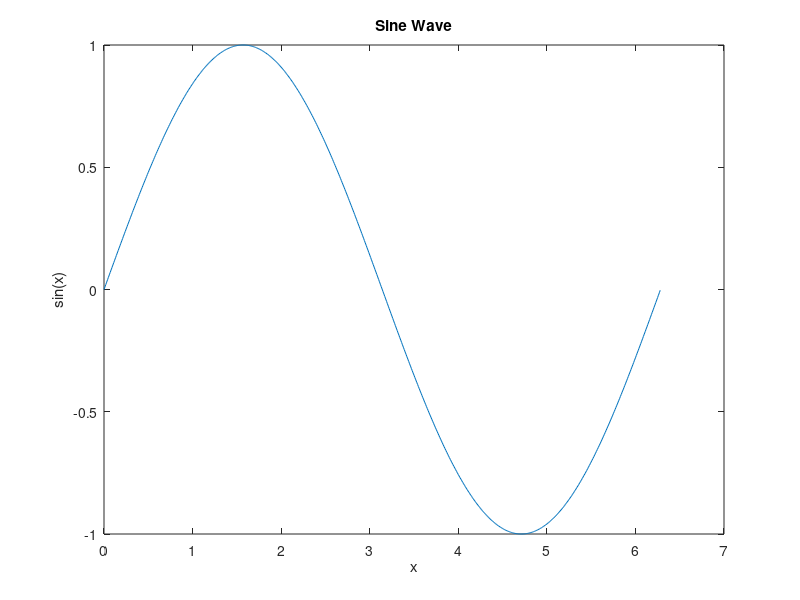

Write MATLAB code to recreate this figure. (Note: this script raises an error after producing the figure.)
% =========================================================
% MathTool Comprehensive Feature Test Script
% =========================================================
% This script is intended to test:
%
% 1. Variables
% 2. Arithmetic
% 3. Matrices
% 4. Transpose
% 5. Ranges
% 6. Functions
% 7. If / ElseIf / Else
% 8. While loops
% 9. For loops
% 10. Plotting
% 11. Workspace panel
% 12. Variable editor
% 13. REPL interaction
% 14. Debugger stepping
% 15. Breakpoints
% 16. Threaded execution
% 17. Autocomplete
% 18. Comments
% 19. Strings
% 20. Matrix operations
%
% Recommended:
% - Set breakpoints manually
% - Step through execution
% - Inspect workspace continuously
% =========================================================

% =========================================================
% SECTION 1 — Basic Arithmetic
% =========================================================

A = 5;
B = 3;

C = A + B;
D = A - B;
E = A * B;
F = A / B;
G = A ^ 2;

print("Basic arithmetic complete");


% =========================================================
% SECTION 2 — Unary Operators
% =========================================================

N1 = -5;
N2 = +10;

print("Unary operators complete");


% =========================================================
% SECTION 3 — Logical Expressions
% =========================================================

L1 = A > B;
L2 = A < B;
L3 = A == 5;
L4 = A ~= B;
L5 = (A > 1) && (B < 10);
L6 = (A < 1) || (B < 10);
L7 = ~(A < B);

print("Logical expressions complete");


% =========================================================
% SECTION 4 — Matrix Creation
% =========================================================

M1 = [1 2 3];
M2 = [1 -1; 2 2];
M3 = [1 2 3;
      4 5 6;
      7 8 9];

M4 = zeros(3);
M5 = ones(2);

print("Matrix creation complete");


% =========================================================
% SECTION 5 — Transpose
% =========================================================

T1 = M1';
T2 = M3';

print("Transpose complete");


% =========================================================
% SECTION 6 — Range Expressions
% =========================================================

R1 = 1:10;
R2 = 0:0.5:5;
R3 = -5:1:5;

print("Range expressions complete");


% =========================================================
% SECTION 7 — Matrix Arithmetic
% =========================================================

MX1 = [1 2;
       3 4];

MX2 = [5 6;
       7 8];

MX3 = MX1 + MX2;
MX4 = MX1 - MX2;
MX5 = MX1 * MX2;

print("Matrix arithmetic complete");


% =========================================================
% SECTION 8 — Element-wise Operations
% =========================================================

EV1 = [1 2 3];
EV2 = [4 5 6];

EV3 = EV1 .* EV2;
EV4 = EV2 ./ EV1;
EV5 = EV1 .^ 2;

print("Element-wise operations complete");


% =========================================================
% SECTION 9 — If / ElseIf / Else
% =========================================================

X = 15;

if X < 0
    RESULT = -1;

elseif X == 0
    RESULT = 0;

elseif X < 10
    RESULT = 1;

else
    RESULT = 2;
end

print("If statement complete");


% =========================================================
% SECTION 10 — While Loop
% =========================================================

COUNT = 0;
SUM1 = 0;

while COUNT < 10
    COUNT = COUNT + 1;
    SUM1 = SUM1 + COUNT;
end

print("While loop complete");


% =========================================================
% SECTION 11 — For Loop
% =========================================================

SUM2 = 0;

for i = 1:20
    SUM2 = SUM2 + i;
end

print("For loop complete");


% =========================================================
% SECTION 12 — Nested Loops
% =========================================================

GRID = [0 0 0 0 0;0 0 0 0 0; 0 0 0 0 0; 0 0 0 0 0;0 0 0 0 0];

for r = 1:5
    for c = 1:5
        GRID(r, c) = r * c;
    end
end

print("Nested loops complete");


% =========================================================
% SECTION 13 — Functions
% =========================================================

function y = square(x)
    y = x ^ 2;
end

function z = add(a, b)
    z = a + b;
end

function avg = average(a, b)
    avg = (a + b) / 2;
end

SQ1 = square(5);
SQ2 = square(12);

ADD1 = add(10, 20);

AVG1 = average(5, 15);

print("Functions complete");


% =========================================================
% SECTION 14 — Recursive-like Stress
% =========================================================

TEMP = 0;

for i = 1:100
    TEMP = TEMP + sin(i);
end

print("Stress loop complete");


% =========================================================
% SECTION 15 — Strings
% =========================================================

STR1 = "Hello";
STR2 = "MathTool";
STR3 = "Debugger Test";

print(STR1);
print(STR2);
print(STR3);

print("String handling complete");


% =========================================================
% SECTION 16 — Plotting
% =========================================================

x = 0:0.01:2*pi;

y1 = sin(x);
y2 = cos(x);

plot(x, y1);

title("Sine Wave");
xlabel("x");
ylabel("sin(x)");
grid(true);

plot(x, y2);

title("Cosine Wave");
xlabel("x");
ylabel("cos(x)");
grid(true);

print("Plotting complete");


% =========================================================
% SECTION 17 — Large Matrix Stress Test
% =========================================================

BIG = zeros(50);

for r = 1:50
    for c = 1:50
        BIG(r, c) = r + c;
    end
end

print("Large matrix test complete");


% =========================================================
% SECTION 18 — Workspace Test Variables
% =========================================================

workspace_scalar = 123;

workspace_vector = [1 2 3 4 5];

workspace_matrix = [1 2;
                    3 4];

workspace_string = "Workspace Test";

print("Workspace variables created");


% =========================================================
% SECTION 19 — Debugger Test Section
% =========================================================
% Recommended breakpoint locations:
%
% - COUNT = COUNT + 1
% - GRID(r, c) = r * c
% - y = x ^ 2
% - TEMP = TEMP + sin(i)
% - plot(x, y1)
%
% Test:
% - Step Into
% - Step Over
% - Continue
% - Variable inspection
% - Workspace updates
% =========================================================

DBG_SUM = 0;

for i = 1:10
    DBG_SUM = DBG_SUM + i;
end

print(DBG_SUM);


% =========================================================
% SECTION 20 — Long Running Thread Test
% =========================================================
% Test:
% - GUI responsiveness
% - Stop button
% - Threaded execution
% =========================================================

LONG_COUNTER = 0;

for i = 1:500000
    LONG_COUNTER = LONG_COUNTER + 1;
end

print("Long execution test complete");


% =========================================================
% SECTION 21 — Final Summary
% =========================================================

FINAL_RESULT = SUM1 + SUM2 + DBG_SUM;

print("================================");
print("ALL TESTS COMPLETED");
print(FINAL_RESULT);
print("================================");
